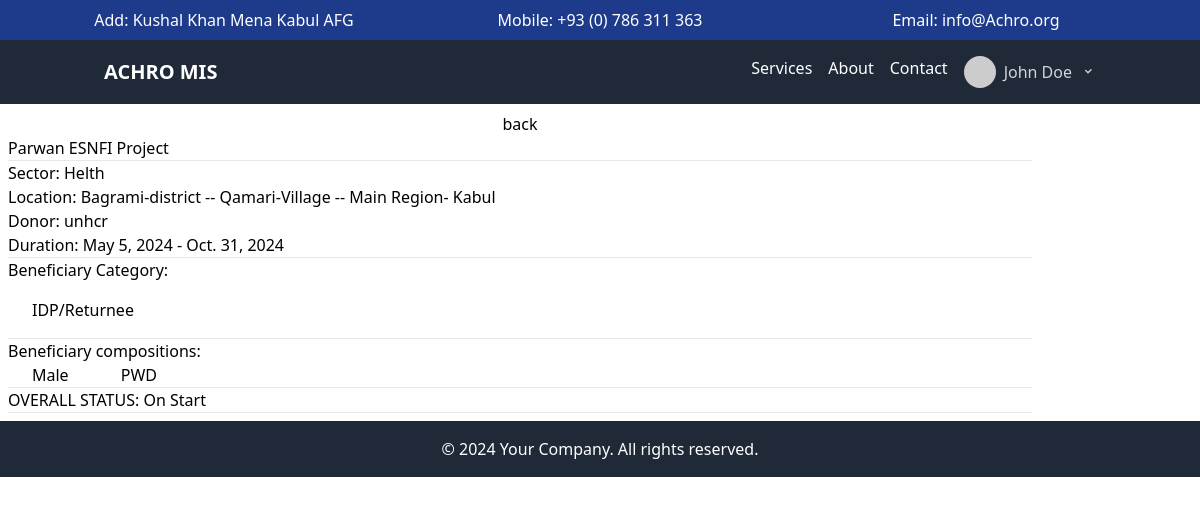
/mande/detail/Parwan, run on an earlier commit of the app's database.
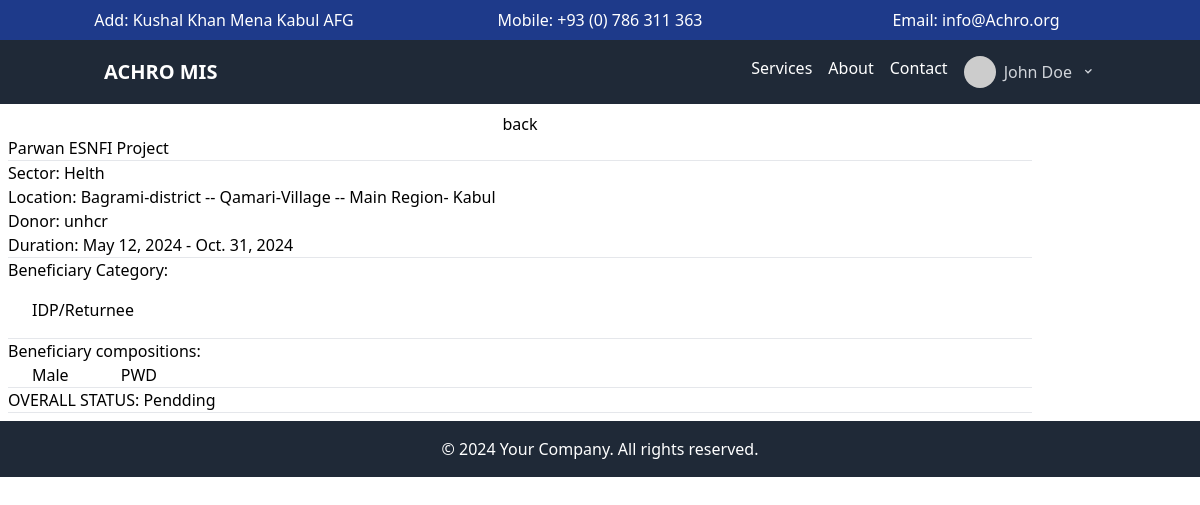
And on a later commit of the database.
### mande/models.py (models this page shows, shortened)
class ProjectModel(models.Model):
    OVERALL_STATUS_CHOICES = [
        ('N','Not Started'),
        ('S', 'On Start'),
        ('P', 'In Progress'),
        ('C', 'Completed'),
        ('PN', 'Pendding'),
        ('CN', 'Canncelled')
    ]
    title = models.CharField(max_length=200, verbose_name="Title")
    slug = models.SlugField(max_length=100, unique=True, verbose_name="sluge")
    sector = models.ForeignKey(SectorModel, models.SET_NULL, null=True, blank=True, verbose_name="Sector")
    donor = models.ForeignKey(DonorModel, models.CASCADE, verbose_name="Donor")
    location = models.ForeignKey(LocationModel,models.SET_NULL, null=True, blank=True,  verbose_name="Location")
    start_date = models.DateField(auto_now=True, verbose_name="Start Date")
    end_date = models.DateField(default=six_month_after_now, verbose_name="End Date")
    idp = models.BooleanField(default=False, verbose_name="IDP")
    idp_returnee = models.BooleanField(default=False, verbose_name="IDP/Returnee")
    refugee = models.BooleanField(default=False, verbose_name="Refugee")
    host = models.BooleanField(default=False, verbose_name='Host')
    kochi = models.BooleanField(default=False, verbose_name="Kochi")
    male = models.BooleanField(default=False, verbose_name="Male")
    female = models.BooleanField(default=False, verbose_name="Female")
    childern = models.BooleanField(default=False, verbose_name="Childern")
    childern_age = models.CharField(max_length=10, verbose_name="Childer age", blank=True, null=True)
    plw = models.BooleanField(default=False, verbose_name="PLW")
    pwd = models.BooleanField(default=False, verbose_name="PWd")
    overall_Status = models.CharField(max_length=50, choices=OVERALL_STATUS_CHOICES, default=OVERALL_STATUS_CHOICES, verbose_name="Overall Status")
    Major_Activity = models.TextField(max_length=1000, verbose_name="Major Activity / Delivery")
    remarks = models.TextField(max_length=300, blank=True, null=True)
    doc = models.DateField(auto_now_add=True)
    dou = models.DateField(auto_now=True)
    class Meta:
        verbose_name = "Project"
        verbose_name_plural = "Projects"
        ordering = ['-doc']

### utility/models.py (models this page shows, shortened)
class SectorModel(models.Model):
    name = models.CharField(max_length=200, unique=True, verbose_name="Name")
    slug = models.SlugField(max_length=100, unique=True, verbose_name="slug")
    description = models.CharField(max_length=255, blank=True, null=True, verbose_name="Description")
    def __str__(self):
        return self.name
    class Meta:
        verbose_name = "Secotr"
        verbose_name_plural = "Sectors"

class LocationModel(models.Model):
    region = models.CharField(max_length=150, unique=True, verbose_name="Region")
    province = models.CharField(max_length=150, unique=True, verbose_name="Province")
    district = models.CharField(max_length=150, verbose_name="District")
    village = models.CharField(max_length=200, verbose_name="Village")
    slug = models.SlugField(max_length=100, unique=True, verbose_name="slug")
    description = models.TextField(max_length=255, blank=True, null=True, verbose_name="Description")
    def __str__(self):
        return f"{self.district}-district  -- {self.village}-Village -- {self.region} Region"
    class Meta:
        verbose_name = "Location"
        verbose_name_plural = "Locations"

class DonorModel(models.Model):
    name = models.CharField(max_length=200, unique=True, verbose_name="Name")
    slug = models.SlugField(max_length=100, unique=True, verbose_name="slug")
    description = models.CharField(max_length=255, blank=True, null=True, verbose_name="Description")
    def __str__(self):
        return self.name
    class Meta:
        verbose_name = "Donor"
        verbose_name_plural = "Donors"

### mande/views.py (the view)
# urls.py: path("detail/<str:slug>", views.DetailProject.as_view(), name="project-details"),
class DetailProject(DetailView):
    model = models.ProjectModel

### mande/templates/mande/projectmodel_detail.html (shortened to what this page needs)
{% extends "base/main.html" %}
{%block content %}
<div class="container">
  <div class="row">
    <div class="col-12 fw-medium text-center">
      <div class="row">
        <a href="{% url "mande:index" %}" >back</a>
        <h1 class="text-capitalize text-start col-11">{{object.title}}</h1>
        </div>
        <hr/>
    </div>
  </div>
  <div class="col-12 ">
    <div class="row">
      <ul class="list-unstyled fw-bold">
        <li>Sector: {{object.sector}}</li>
        <li>Location: {{object.location}}- {{object.location.province}}</li>
        <li>Donor: {{object.donor}}</li>
        <li>Duration: {{object.start_date}} - {{object.end_date}}</li>
      </ul>
    </div>
  </div>
 <hr/>
<div class="row">
  <p class="col-3 fs-4">Beneficiary Category:</p>
  <div class="col-9">
    {% if object.idp_returnee == True %}
    <p class="badge text-bg-primary rounded m-1 px-5 fs-4 py-3 font-monospace">IDP/Returnee</p>
    {% endif %}
  </div>
</div>
<hr />
  <div class="row">
    <div class="col-3 fs-4">Beneficiary compositions:</div>
    <div class="col-9">
      {% if object.male %}
      <span class="badge text-bg-primary rounded m-1 px-5 fs-4 py-3 font-monospace">Male</span>
      {% endif %}
      {% if object.pwd %}
      <span class="badge text-bg-primary rounded m-1 px-5 fs-4 py-3 font-monospace">PWD</span>
      {% endif %}
    </div>
  </div>
  <hr/>
  <div class="bg-primary-subtle rounded p">
      OVERALL STATUS:
      <span class="fs-5">
      {{object.get_overall_Status_display}}
    </span>
  </div>
<hr/>
</div>
{% endblock content %}

### base/templates/base/main.html (shortened to what this page needs)
<!DOCTYPE html>
{% load static %}
<html lang="en">
  <head>
    <link href="{% static 'css/output.css' %}" rel="stylesheet" />
  </head>
  <body>
    <div class="bg-blue-900">
      <div
        class="grid grid-flow-auto gap-2 sm:grid-cols-1 md:grid-cols-3 text-white py-2 px-10"
      >
        <p class="text-center">Add: Kushal Khan Mena Kabul AFG</p>
        <p class="text-center">Mobile: +93 (0) 786 311 363</p>
        <p class="text-center">Email: info@Achro.org</p>
      </div>
    </div>
    <header class="bg-gray-800 text-white">
      <div
        class="container mx-auto py-4 flex justify-between items-center px-4"
      >
        <a href="/" class="text-xl font-bold">ACHRO MIS</a>
        <nav class="hidden lg:block">
          <ul class="flex space-x-4">
            <li>
              <div class="cursor-pointer relative" onClick="showDropdown()">
                Services
              </div>
            </li>
            <li>
              <a href="{% url 'base:about' %}" class="hover:text-gray-300"
                >About</a
              >
            </li>
            <li>
              <a href="{% url 'base:contact' %}" class="hover:text-gray-300"
                >Contact</a
              >
            </li>
            <li class="relative">
              <button
                id="profile-btn"
                class="flex items-center space-x-2 text-gray-300 focus:outline-none"
              >
                <img
                  src="https://via.placeholder.com/40"
                  alt="Profile Picture"
                  class="w-8 h-8 rounded-full"
                />
                <span class="hidden lg:inline">John Doe</span>
                <svg class="h-4 w-4 fill-current" viewBox="0 0 24 24">
                  <path
                    fill-rule="evenodd"
                    d="M12 14.586l-4.293-4.293a1 1 0 0 1 1.414-1.414L12 11.758l3.879-3.879a1 1 0 0 1 1.414 1.414L12 14.586z"
                    clip-rule="evenodd"
                  ></path>
                </svg>
              </button>
            </li>
          </ul>
        </nav>
      </div>
    </header>
    <main class="p-2">
      {%block content %}{% endblock content %}
    </main>
    <footer class="bg-gray-800 text-white text-center py-4">
      <p>&copy; {% now 'Y' %} Your Company. All rights reserved.</p>
    </footer>
  </body>
</html>

What changed in the data, as far as the page shows it:
changed ProjectModel "Parwan ESNFI Project": start_date "May 5, 2024" → "May 12, 2024"; overall_Status "On Start" → "Pendding"
